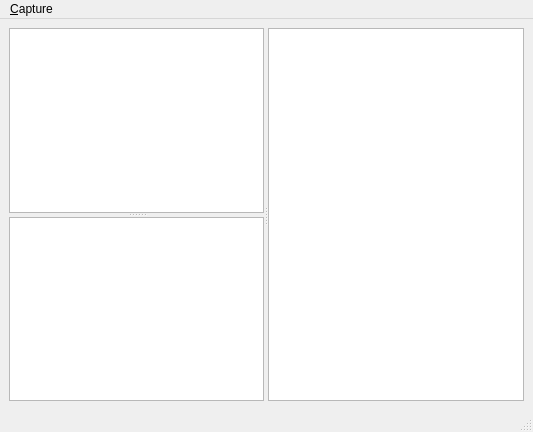
<?xml version="1.0" encoding="UTF-8"?>
<ui version="4.0">
 <class>MainWindowClass</class>
 <widget class="QMainWindow" name="MainWindowClass">
  <property name="geometry">
   <rect>
    <x>0</x>
    <y>0</y>
    <width>533</width>
    <height>432</height>
   </rect>
  </property>
  <property name="windowTitle">
   <string>QUSBMon</string>
  </property>
  <widget class="QWidget" name="centralwidget">
   <layout class="QGridLayout" name="gridLayout">
    <item row="0" column="0">
     <widget class="QSplitter" name="splitter_2">
      <property name="orientation">
       <enum>Qt::Horizontal</enum>
      </property>
      <widget class="QSplitter" name="splitter">
       <property name="sizePolicy">
        <sizepolicy hsizetype="Expanding" vsizetype="Expanding">
         <horstretch>0</horstretch>
         <verstretch>0</verstretch>
        </sizepolicy>
       </property>
       <property name="orientation">
        <enum>Qt::Vertical</enum>
       </property>
       <widget class="QTreeView" name="packetsView">
        <property name="toolTip">
         <string>packetsview</string>
        </property>
        <property name="rootIsDecorated">
         <bool>false</bool>
        </property>
        <property name="uniformRowHeights">
         <bool>true</bool>
        </property>
        <property name="animated">
         <bool>true</bool>
        </property>
       </widget>
       <widget class="QTreeWidget" name="packetTree">
        <property name="sizePolicy">
         <sizepolicy hsizetype="Expanding" vsizetype="Expanding">
          <horstretch>0</horstretch>
          <verstretch>0</verstretch>
         </sizepolicy>
        </property>
        <property name="alternatingRowColors">
         <bool>true</bool>
        </property>
        <property name="headerHidden">
         <bool>true</bool>
        </property>
        <property name="columnCount">
         <number>0</number>
        </property>
       </widget>
      </widget>
      <widget class="QTreeView" name="devicesView">
       <property name="sizePolicy">
        <sizepolicy hsizetype="MinimumExpanding" vsizetype="Expanding">
         <horstretch>2</horstretch>
         <verstretch>0</verstretch>
        </sizepolicy>
       </property>
      </widget>
     </widget>
    </item>
   </layout>
  </widget>
  <widget class="QMenuBar" name="menubar">
   <property name="geometry">
    <rect>
     <x>0</x>
     <y>0</y>
     <width>533</width>
     <height>20</height>
    </rect>
   </property>
   <widget class="QMenu" name="menu_Capture">
    <property name="title">
     <string>&amp;Capture</string>
    </property>
    <addaction name="actionStartStop"/>
    <addaction name="separator"/>
    <addaction name="actionExit"/>
   </widget>
   <addaction name="menu_Capture"/>
  </widget>
  <widget class="QStatusBar" name="statusbar"/>
  <action name="actionStartStop">
   <property name="checkable">
    <bool>true</bool>
   </property>
   <property name="text">
    <string>&amp;Start/Stop</string>
   </property>
   <property name="shortcut">
    <string>Alt+S</string>
   </property>
  </action>
  <action name="actionExit">
   <property name="text">
    <string>E&amp;xit</string>
   </property>
   <property name="shortcut">
    <string>Alt+X</string>
   </property>
  </action>
 </widget>
 <resources/>
 <connections/>
</ui>
